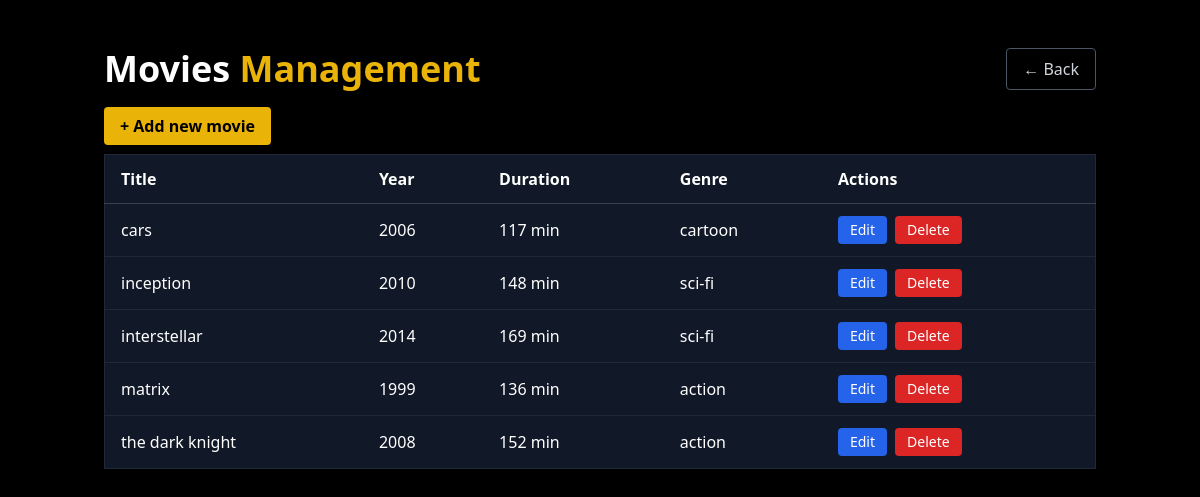
The page /cinemaProject-main/admin/movies/index.php (signed in) on the database its author committed.
### tables this page shows
create table movie (
    movie_id int auto_increment primary key,
    title varchar(200) not null,
    duration_min int not null,
    release_year int,
    poster_url varchar(255),
    description text,
    genre varchar(50)
);

### cinemaProject-main/admin/movies/index.php (the view, shortened to what this page needs)
<?php
$pdo = require_once __DIR__ . '/../../config/dbcon.php';
$movies = $pdo->query("SELECT * FROM Movie ORDER BY title")->fetchAll();
?>
<!DOCTYPE html>
<html lang="en">
<head>
    <script src="https://cdn.tailwindcss.com"></script>
</head>
<body class="bg-black text-white">
<div class="container mx-auto px-4 py-12">
    <div class="flex items-center justify-between mb-6">
        <h1 class="text-4xl font-bold">Movies <span class="text-yellow-500">Management</span></h1>
        <a href="../index.php" class="border border-gray-600 text-gray-300 px-4 py-2 rounded hover:bg-gray-800">← Back</a>
    </div>
    <div class="mb-4">
        <a href="add.php" class="bg-yellow-500 text-black px-4 py-2 rounded font-bold hover:bg-yellow-600">+ Add new movie</a>
    </div>
    <div class="overflow-x-auto">
        <table class="min-w-full bg-gray-900 border border-gray-800 rounded">
            <thead>
                <tr class="border-b border-gray-700">
                    <th class="px-4 py-3 text-left">Title</th>
                    <th class="px-4 py-3 text-left">Year</th>
                    <th class="px-4 py-3 text-left">Duration</th>
                    <th class="px-4 py-3 text-left">Genre</th>
                    <th class="px-4 py-3 text-left">Actions</th>
                </tr>
            </thead>
            <tbody>
                <?php foreach ($movies as $m): ?>
                    <tr class="border-b border-gray-800 hover:bg-gray-800">
                        <td class="px-4 py-3"><?= htmlspecialchars($m['title']) ?></td>
                        <td class="px-4 py-3"><?= htmlspecialchars($m['release_year']) ?></td>
                        <td class="px-4 py-3"><?= htmlspecialchars($m['duration_min']) ?> min</td>
                        <td class="px-4 py-3"><?= htmlspecialchars($m['genre'] ?? '-') ?></td>
                        <td class="px-4 py-3 flex gap-2">
                            <a href="edit.php?id=<?= $m['movie_id'] ?>" class="bg-blue-600 hover:bg-blue-700 px-3 py-1 rounded text-sm">Edit</a>
                            <a href="delete.php?id=<?= $m['movie_id'] ?>" class="bg-red-600 hover:bg-red-700 px-3 py-1 rounded text-sm" onclick="return confirm('Delete this movie?')">Delete</a>
                        </td>
                    </tr>
                <?php endforeach; ?>
            </tbody>
        </table>
    </div>
</div>
</body>
</html>

### rows shown on the page
movie: title "cars", release_year "2006", duration_min "117", genre "cartoon"
movie: title "inception", release_year "2010", duration_min "148", genre "sci-fi"
movie: title "interstellar", release_year "2014", duration_min "169", genre "sci-fi"
movie: title "matrix", release_year "1999", duration_min "136", genre "action"
movie: title "the dark knight", release_year "2008", duration_min "152", genre "action"
